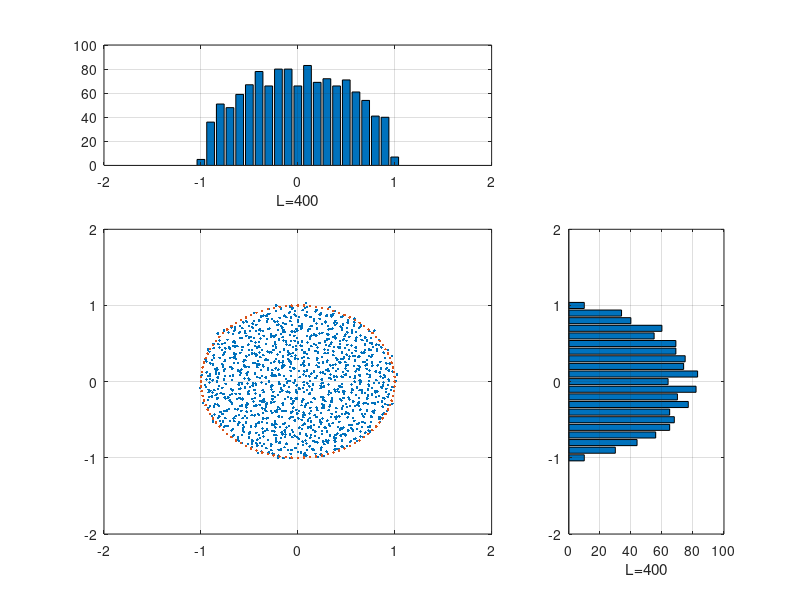

Source code (MATLAB):
clf;% hold on;
N=1000;
bw=0.1;
cirR = exp(2j*pi*[1:100]/100); % Radius

%for L=[ 1e1 1e2 1e3 1e4]
%for L=[ 1e1 1e2 1e3 5e3 ]
for L=[ 1e0:1e0:1e1-1 1e1:1e1:1e2-1 1e2:1e2:4e2  ]
  NpL=ceil(N/L);
  Y=zeros(L,NpL);

  for n=1:NpL
    %平均値0分散1の正規分布に従うNxN行列
    %H=randn(L);
    H=(randn(L)+1j*randn(L))/sqrt( 2 );
    %行列サイズに依存しない様にsqrt(L)で(正規化固有値)
    Y(:,n)=eig(H)/sqrt(L);
  end

  range=[-2 +2];
  x=-2:bw:2;
  yr=real(Y(:));
  yi=imag(Y(:));

  subplot(3,3,[1 2]);bar ( x, hist(yr,x) ); % real
  xlabel (sprintf('L=%d',L))
  xlim(range); grid on
  subplot(3,3,[6 9]);barh( x, hist(yi,x) ); % imag
  xlabel (sprintf('L=%d',L))
  ylim(range); grid on

  subplot(3,3,[4 8]);
  plot( Y(:) , '.' ); hold on
  plot( cirR , '.' ); hold off

  xlim(range)
  ylim(range)
  grid on

  pause(1)

end
